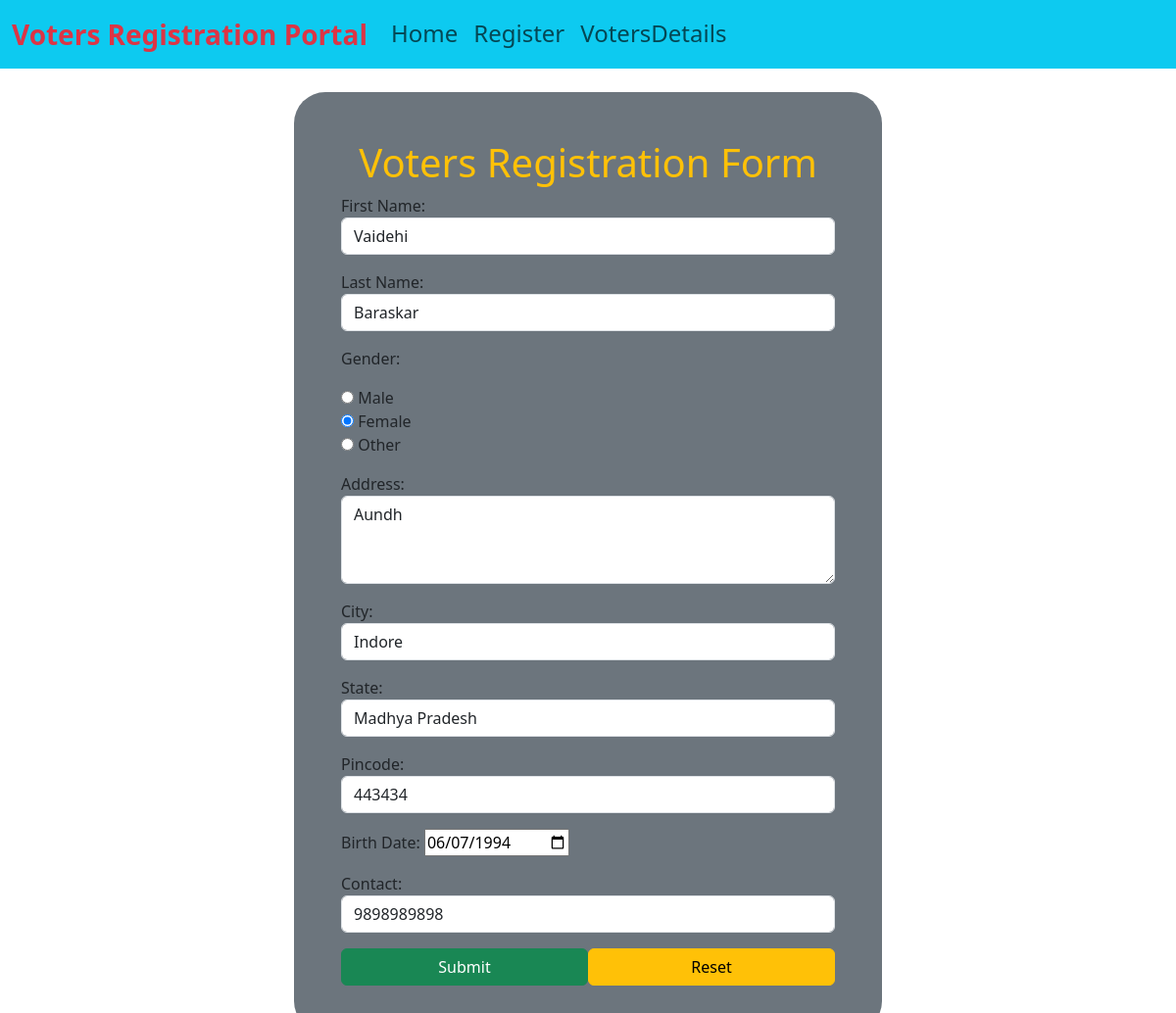
Page /a1/uv/4FD9FD5A/ on the committed database.
### app1/models.py (models this page shows)
class Voters(models.Model):
    vid = models.CharField(max_length=10, primary_key=True, default = generate_unic_Id, editable = False)
    fname = models.CharField(max_length=34,
                             validators=[validators.RegexValidator('^[a-zA-Z]{2,}$',
                                                                   message='Please enter proper first name with minimum 2 characters')])
    lname = models.CharField(max_length=34,
                             validators=[validators.RegexValidator('^[a-zA-Z]{2,}$',
                                                                   message='Please enter proper last name with minimum 2 characters')])
    gender = models.CharField(max_length=23)
    address = models.CharField(max_length=300)
    city = models.CharField(max_length=23)
    state = models.CharField(max_length=23)
    pincode = models.CharField(max_length=12,
                               validators=[validators.RegexValidator('^[1-9]{1}[0-9]{2}[0-9]{3}$',
                                                                     message='Please Enter Valid 6-digit Pincode')]
                               )
    dob = models.DateField()
    contact = models.CharField(max_length=23,
                               validators=[validators.RegexValidator('^(\+\d{1,3}[- ]?)?\d{10}$',
                                                                     message='Please Enter Proper Contact Number')])

### app1/views.py (the view)
# urls.py: path('uv/<x>/', updateview),
def updateview(request, x):
    obj = Voters.objects.get(vid=x)
    form = VotersForm(instance=obj)
    if request.method == 'POST':
        form = VotersForm(request.POST, instance=obj)
        if form.is_valid():
            form.save()
            return redirect(f'/a1/sdv/{obj.vid}/')
    return render(request, 'app1/form.html', {'form': form})

### app1/forms.py (shortened to what this page needs)
class VotersForm(forms.ModelForm):
    class Meta:
        model = Voters
        fields = '__all__'
        labels = {
            'vid' : 'Voters ID',
            'fname' : 'First Name',
            'lname' : 'Last Name',
            'dob' : 'Birth Date'
        }
        widgets = {
            'vid' : forms.TextInput(attrs={'class': 'form-control'}),
            'fname' : forms.TextInput(attrs={'class': 'form-control'}),
            'lname' : forms.TextInput(attrs={'class': 'form-control'}),
            'gender' : forms.RadioSelect(choices=gen),
            'address' : forms.Textarea(attrs={'class': 'form-control', 'style': 'height:90px;'}),
            'city' : forms.TextInput(attrs={'class': 'form-control'}),
            'state' : forms.TextInput(attrs={'class': 'form-control'}),
            'pincode' : forms.TextInput(attrs={'class': 'form-control'}),
            'dob' : forms.DateInput(attrs={'type': 'date'}),
            'contact' : forms.TextInput(attrs={'class': 'form-control'}),
        }

### templates/app1/form.html (shortened to what this page needs)
{% extends 'base.html' %}
{% block content %}
<div class="bg-secondary w-50 mx-auto p-5 mt-4 rounded-5">
    <h1 class="text-warning text-center">Voters Registration Form</h1>
    <form method="post">
        {{ form.as_p }}
        <input type="submit" class="btn btn-success col-6">
        <input type="reset" class="btn btn-warning col-6 float-end">
    </form>
</div>
{% endblock %}

### rows in the picture
Voters: fname "Vaidehi", lname "Baraskar", gender "☐ Male ☑ Female ☐ Other", address "Aundh", city "Indore", state "Madhya Pradesh", pincode "443434", dob "06/07/1994", contact "9898989898"
